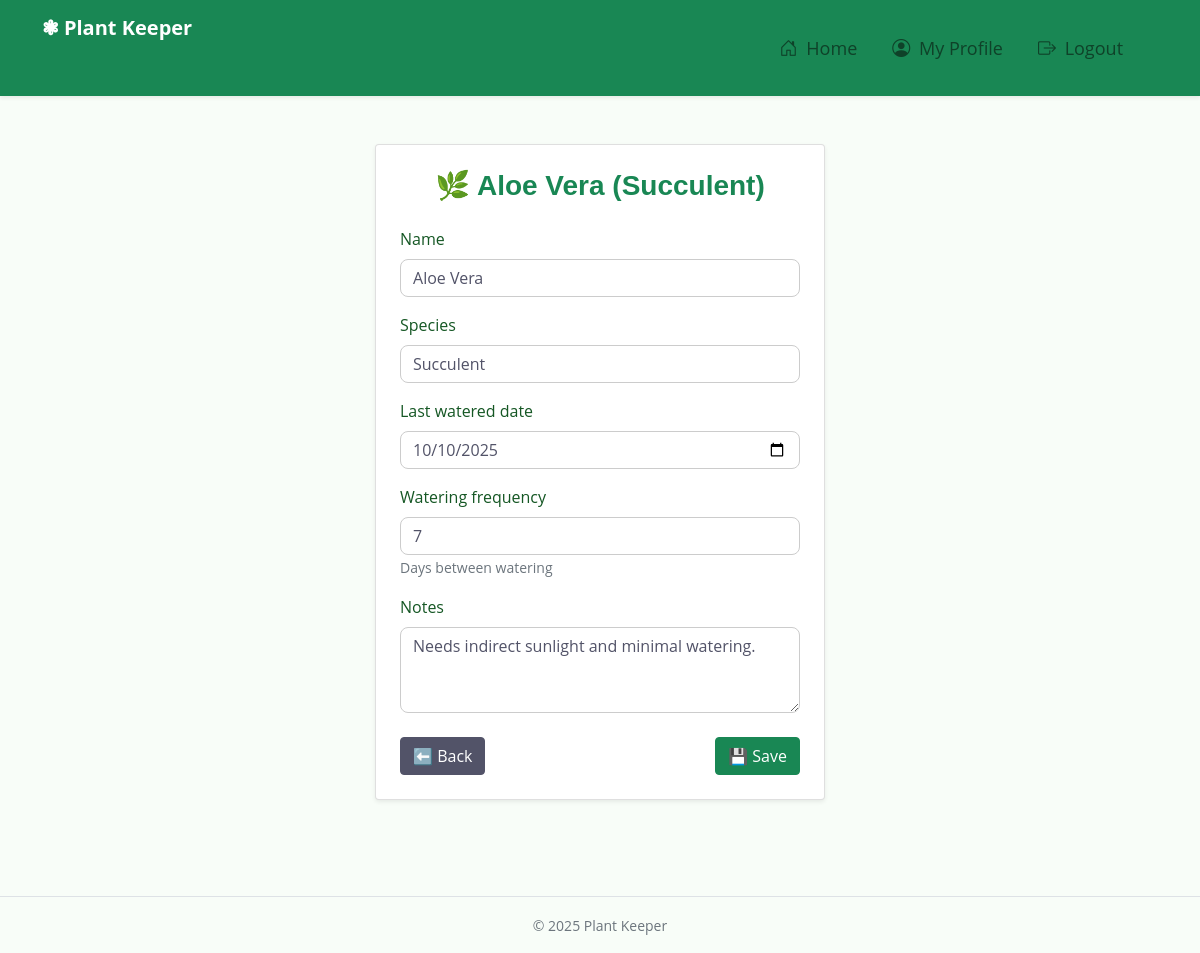
Page /plants/1/edit/ (signed in) on the earlier database version.
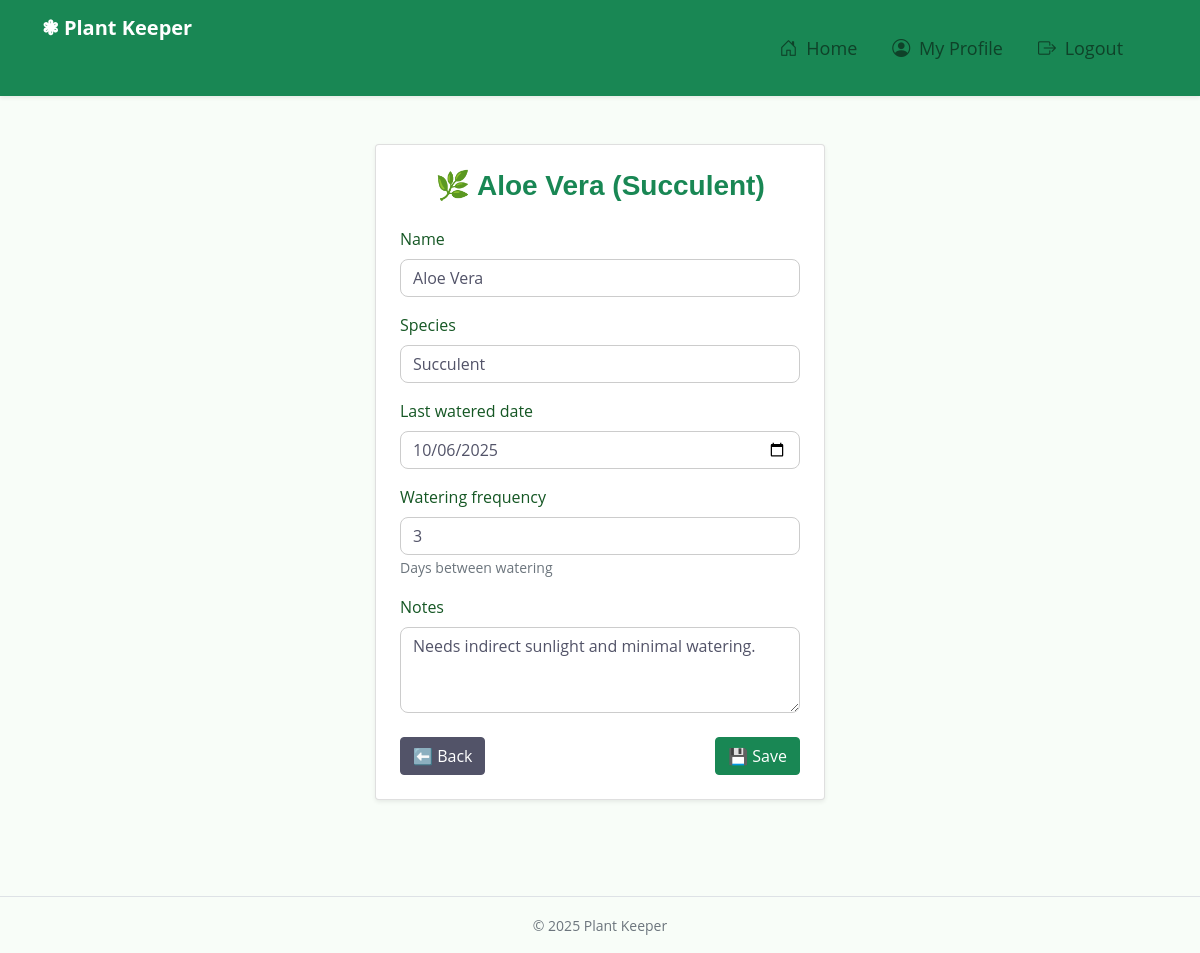
Same page on the later database version.
### main_app/models.py (models this page shows, shortened)
class Plant(models.Model):
    name = models.CharField(max_length=100)
    species = models.CharField(max_length=100)
    date_added = models.DateField(auto_now_add=True)
    last_watered_date = models.DateField(blank=True, null=True)
    watering_frequency = models.IntegerField(
        default=7, help_text="Days between watering"
    )
    notes = models.TextField(blank=True)
    user = models.ForeignKey(User, on_delete=models.CASCADE)
    def __str__(self):
        return f"{self.name} ({self.species})"

### main_app/views.py (the view)
# urls.py: path("plants/<int:pk>/edit/", views.PlantUpdate.as_view(), name="plant_edit"),
class PlantUpdate(LoginRequiredMixin, UpdateView):
    model = Plant
    form_class = PlantForm
    template_name = "plants/form.html"
    success_url = reverse_lazy("plant_list")

### main_app/forms.py
class PlantForm(forms.ModelForm):
    class Meta:
        model = Plant
        fields = ["name", "species", "last_watered_date", "watering_frequency", "notes"]
        widgets = {
            "name": forms.TextInput(attrs={"class": "form-control"}),
            "species": forms.TextInput(attrs={"class": "form-control"}),
            "last_watered_date": forms.DateInput(
                attrs={"class": "form-control", "type": "date"}
            ),
            "watering_frequency": forms.NumberInput(attrs={"class": "form-control"}),
            "notes": forms.Textarea(attrs={"class": "form-control", "rows": 3}),
        }

### main_app/templates/plants/form.html (shortened to what this page needs)
{% extends "base.html" %}
{% block content %}
<div class="container py-5 d-flex justify-content-center">
  <div class="card shadow-sm p-4" style="max-width: 450px; width: 100%;">
    <h3 class="text-success text-center mb-4">
      🌿 {{ view.object|default:"Add New Plant" }}
    </h3>
    <form method="POST" novalidate>
      {% for field in form %}
        <div class="mb-3">
          <label class="form-label fw-semibold">{{ field.label }}</label>
          {{ field }}
          {% if field.help_text %}
            <small class="form-text text-muted">{{ field.help_text }}</small>
          {% endif %}
        </div>
      {% endfor %}
      <div class="d-flex justify-content-between align-items-center mt-4">
        <a href="{% url 'plant_list' %}" class="btn btn-secondary">⬅️ Back</a>
        <button type="submit" class="btn btn-success">💾 Save</button>
      </div>
    </form>
  </div>
</div>
{% endblock %}

Differences in the rows shown:
changed Plant "Aloe Vera (Succulent)": last_watered_date "10/10/2025" → "10/06/2025"; watering_frequency "7" → "3"
